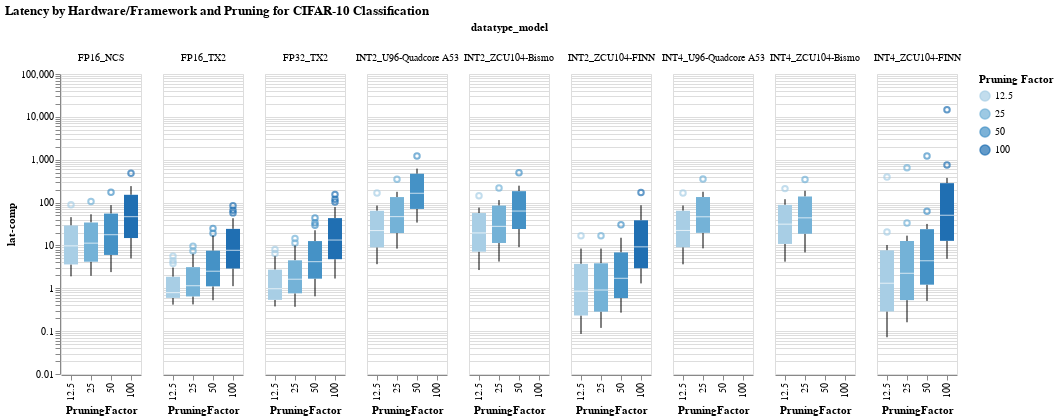

Source (notebook cell):
### Markdown cell above
### Boxplots

### Code cell
#hide_input
#%run scripts/altair_plots.py  #run the plot script if it wasn't previously run
boxplot(df=cnv_df, 
        xaxis='PruningFactor', 
        yaxis="lat-comp", 
        color_col= 'PruningFactor', 
        facet_column='datatype_model', 
        title="Latency by Hardware/Framework and Pruning for CIFAR-10 Classification")

### Figure 1 — Vega-Lite specification as saved in the notebook (floating-point values rounded to 4 significant figures; data arrays with more than 128 entries replaced by an {"elided": "..."} marker saying what was removed)
{"config": {"view": {"continuousWidth": 400, "continuousHeight": 300}}, "data": {"name": "data-46f2abf2a4d0b66751730e6e3ef2a638"}, "facet": {"column": {"type": "nominal", "field": "datatype_model"}}, "spec": {"mark": "boxplot", "encoding": {"color": {"type": "ordinal", "field": "PruningFactor", "title": "Pruning Factor"}, "x": {"type": "ordinal", "field": "PruningFactor"}, "y": {"type": "quantitative", "field": "lat-comp", "scale": {"type": "log"}, "title": "lat-comp"}}, "selection": {"selector008": {"type": "interval", "bind": "scales", "encodings": ["x", "y"]}}}, "title": "Latency by Hardware/Framework and Pruning for CIFAR-10 Classification", "$schema": "https://vega.github.io/schema/vega-lite/v4.0.2.json", "datasets": {"data-46f2abf2a4d0b66751730e6e3ef2a638": {"elided": "378 records"}}}
